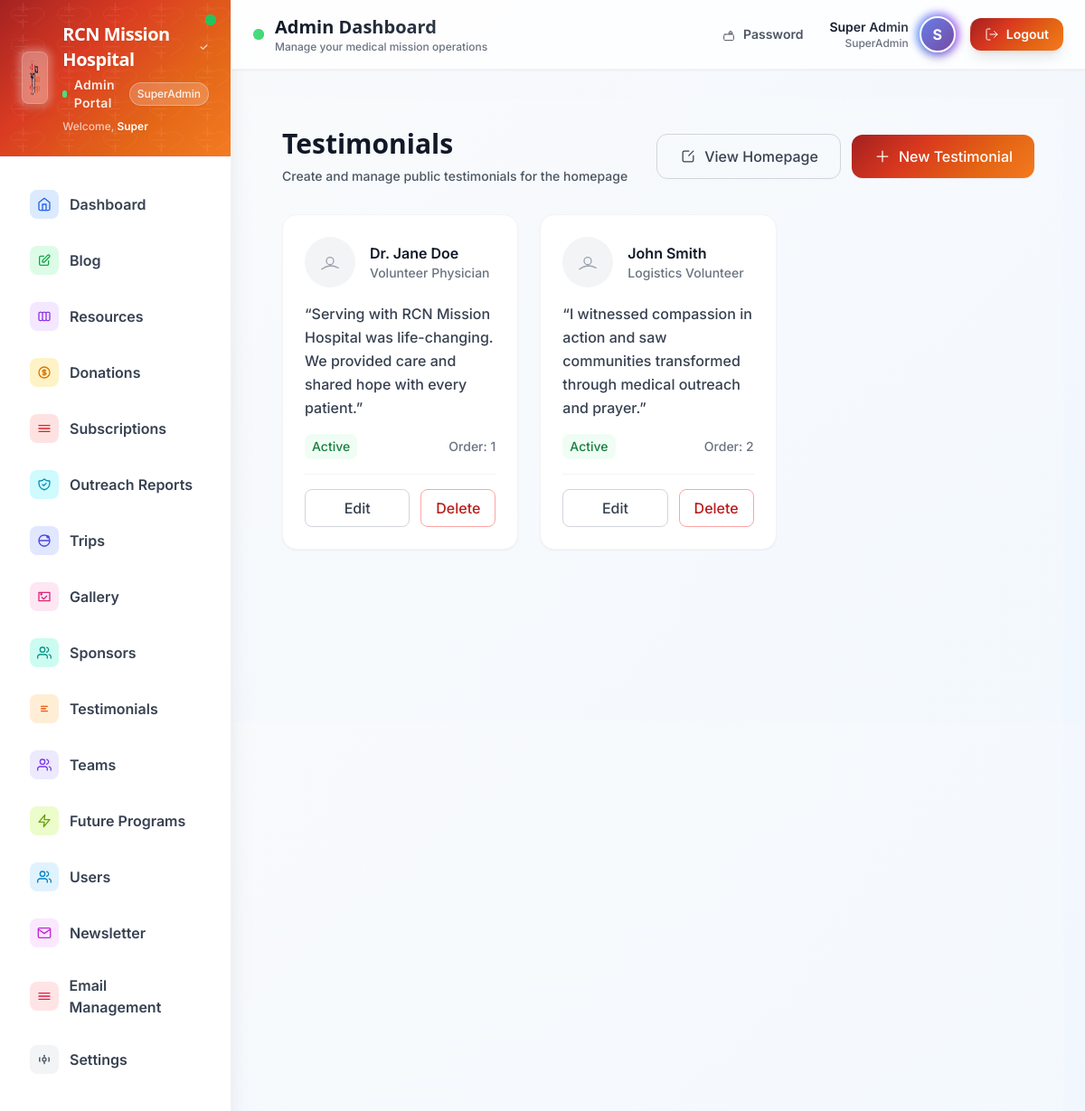
/admin/testimonials.php (signed in), run on the app's committed database.
### tables this page shows
CREATE TABLE IF NOT EXISTS testimonials (
  id INT AUTO_INCREMENT PRIMARY KEY,
  name VARCHAR(120) NOT NULL,
  role VARCHAR(120) DEFAULT NULL,
  message TEXT NOT NULL,
  photo VARCHAR(255) DEFAULT NULL,
  is_active TINYINT(1) NOT NULL DEFAULT 1,
  sort_order INT NOT NULL DEFAULT 0,
  created_at DATETIME NOT NULL DEFAULT CURRENT_TIMESTAMP
);

### config/security.php (called while the page is built, shortened)
<?php
function esc_html(string $str): string {
    return htmlspecialchars($str, ENT_QUOTES, 'UTF-8');
}
function url(string $path): string {
    $base = defined('BASE_PATH') ? BASE_PATH : '/';
    return rtrim($base, '/') . '/' . ltrim($path, '/');
}

### config/db.php (called while the page is built, shortened)
<?php
function db(): PDO {
    static $pdo = null;
    if ($pdo === null) {
        $dsn = 'mysql:host=' . DB_HOST . ';dbname=' . DB_NAME . ';charset=utf8mb4';
        $options = [
            PDO::ATTR_ERRMODE => PDO::ERRMODE_EXCEPTION,
            PDO::ATTR_DEFAULT_FETCH_MODE => PDO::FETCH_ASSOC,
            PDO::ATTR_EMULATE_PREPARES => false,
        ];
        $pdo = new PDO($dsn, DB_USER, DB_PASS, $options);
    }
    return $pdo;
}

### admin/testimonials.php (the view, shortened to what this page needs)
<?php require_once __DIR__ . '/../config/security.php'; ?>
<?php require_once __DIR__ . '/../config/db.php'; ?>
<?php include __DIR__ . '/includes/admin-header.php'; ?>
<?php
$action = $_GET['action'] ?? 'list';
?>
<div class="min-h-screen bg-gray-50/30">
  <div class="max-w-7xl mx-auto px-4 sm:px-6 lg:px-8 py-8">
    <div class="mb-8">
      <div class="flex flex-col sm:flex-row sm:items-center sm:justify-between">
        <div>
          <h1 class="text-3xl font-bold text-gray-900">Testimonials</h1>
          <p class="mt-2 text-sm text-gray-600">Create and manage public testimonials for the homepage</p>
        </div>
        <?php if ($action === 'list'): ?>
          <div class="flex items-center gap-3">
            <a href="<?php echo url(''); ?>" target="_blank"
              class="mt-4 sm:mt-0 inline-flex items-center gap-2 px-6 py-3 rounded-xl border border-gray-300 text-gray-700 font-medium hover:bg-gray-50 transition-all duration-200">
              View Homepage
            </a>
            <a href="<?php echo url('admin/testimonials.php'); ?>?action=create"
              class="mt-4 sm:mt-0 inline-flex items-center gap-2 px-6 py-3 rounded-xl text-white font-medium shadow-sm hover:shadow-md transition-all duration-200"
              style="background: <?php echo RCN_GRADIENT; ?>;">
              <svg class="h-5 w-5" viewBox="0 0 24 24" fill="none" xmlns="http://www.w3.org/2000/svg">
                <path d="M12 5V19M5 12H19" class="icon-stroke" stroke="currentColor" stroke-width="2" stroke-linecap="round" />
              </svg>
              New Testimonial
            </a>
          </div>
        <?php endif; ?>
      </div>
    </div>
    <?php if ($action === 'list'): ?>
      <?php $rows = db()->query('SELECT * FROM testimonials ORDER BY sort_order ASC, id DESC')->fetchAll(); ?>
      <?php if (empty($rows)): ?>
        <div class="bg-white rounded-2xl shadow-sm border border-gray-100 p-12 text-center">
          <svg class="h-16 w-16 mx-auto text-gray-300 mb-4" fill="none" viewBox="0 0 24 24" stroke="currentColor">
            <path stroke-linecap="round" stroke-linejoin="round" stroke-width="1" d="M8 10h.01M12 10h.01M16 10h.01M21 12c0 4.418-4.582 8-10 8S1 16.418 1 12 5.582 4 11 4s10 3.582 10 8z" />
          </svg>
          <h3 class="text-lg font-medium text-gray-900 mb-2">No testimonials yet</h3>
          <p class="text-gray-500 mb-6">Create your first testimonial for the homepage slider.</p>
          <a href="<?php echo url('admin/testimonials.php'); ?>?action=create"
            class="inline-flex items-center gap-2 px-6 py-3 rounded-xl text-white font-medium shadow-sm hover:shadow-md transition-all duration-200"
            style="background: <?php echo RCN_GRADIENT; ?>;">
            <svg class="h-5 w-5" viewBox="0 0 24 24" fill="none" xmlns="http://www.w3.org/2000/svg">
              <path d="M12 5V19M5 12H19" class="icon-stroke" stroke="currentColor" stroke-width="2" stroke-linecap="round" />
            </svg>
            Create First Testimonial
          </a>
        </div>
      <?php else: ?>
        <div class="grid grid-cols-1 md:grid-cols-2 lg:grid-cols-3 gap-6">
          <?php foreach ($rows as $r): ?>
            <div class="bg-white rounded-2xl shadow-sm border border-gray-100 overflow-hidden hover:shadow-md transition-all duration-300">
              <div class="p-6">
                <div class="flex items-center gap-4 mb-4">
                  <div class="h-14 w-14 rounded-full bg-gray-100 overflow-hidden flex items-center justify-center">
                    <?php if (!empty($r['photo'])): ?>
                      <img src="<?php echo esc_attr(BASE_PATH . 'uploads/testimonials/' . $r['photo']); ?>" alt="Photo" class="h-14 w-14 object-cover">
                    <?php else: ?>
                      <svg class="h-8 w-8 text-gray-400" fill="none" viewBox="0 0 24 24" stroke="currentColor">
                        <path stroke-linecap="round" stroke-linejoin="round" stroke-width="1" d="M5.121 17.804A13.937 13.937 0 0112 15c2.497 0 4.847.655 6.879 1.804M15 11a3 3 0 11-6 0 3 3 0 016 0z" />
                      </svg>
                    <?php endif; ?>
                  </div>
                  <div>
                    <div class="font-semibold text-gray-900"><?php echo esc_html($r['name']); ?></div>
                    <div class="text-sm text-gray-500"><?php echo esc_html($r['role'] ?? ''); ?></div>
                  </div>
                </div>
                <p class="text-gray-700 leading-relaxed mb-4">“<?php echo esc_html($r['message']); ?>”</p>
                <div class="flex items-center justify-between text-sm text-gray-500">
                  <span class="inline-flex items-center gap-2 px-2 py-1 rounded-lg <?php echo ($r['is_active'] ? 'bg-green-50 text-green-700' : 'bg-gray-100 text-gray-600'); ?>">
                    <?php echo $r['is_active'] ? 'Active' : 'Hidden'; ?>
                  </span>
                  <span>Order: <?php echo (int)$r['sort_order']; ?></span>
                </div>
                <div class="flex items-center gap-3 pt-4 border-t border-gray-100 mt-4">
                  <a href="<?php echo url('admin/testimonials.php'); ?>?action=edit&id=<?php echo (int)$r['id']; ?>" class="flex-1 inline-flex items-center justify-center gap-2 px-4 py-2 rounded-lg border border-gray-300 text-gray-700 font-medium hover:bg-gray-50 transition-colors duration-200">Edit</a>
                  <form method="post" action="<?php echo url('admin/testimonials.php'); ?>?action=delete" onsubmit="return confirm('Delete this testimonial?')" class="flex-1">
                    <button class="w-full inline-flex items-center justify-center gap-2 px-4 py-2 rounded-lg border border-red-300 text-red-700 font-medium hover:bg-red-50 transition-colors duration-200" type="submit">Delete</button>
                  </form>
                </div>
              </div>
            </div>
          <?php endforeach; ?>
        </div>
      <?php endif; ?>
    <?php endif; ?>
  </div>
</div>
<?php include __DIR__ . '/includes/admin-footer.php'; ?>

### assets/css/custom.css (style rules this page uses)
:root { --midnight: #0A1A3B; --mission_orange: #E36414; --deep_red: #A32020; --flame_red: #D9381E; --warm_orange: #F47A1F; --soft_gray: #F2F2F2; }
body { font-family: "Poppins", system-ui, -apple-system, Segoe UI, Roboto, sans-serif; -webkit-text-size-adjust: 100%; font-weight: 500; }
h1, h2, h3, h4, h5, h6 { font-family: Poppins, system-ui, -apple-system, Segoe UI, Roboto, sans-serif; font-weight: 700; }
html { scroll-behavior: smooth; }
header nav a, header nav button, button, .btn, .btn-primary, .btn-secondary { font-weight: 600; }

### data on the page
testimonials: name "Dr. Jane Doe", role "Volunteer Physician", message "Serving with RCN Mission Hospital was life-changing. We provided care and shared hope with every patient.", is_active "Active", sort_order "1"
testimonials: name "John Smith", role "Logistics Volunteer", message "I witnessed compassion in action and saw communities transformed through medical outreach and prayer.", is_active "Active", sort_order "2"

### other printed values
APP_NAME "RCN Mission Hospital"
$user['role'] "SuperAdmin"
explode(' ', $user['name'] ?? 'User')[0] "Super"
substr($user['name'] ?? 'U', 0, 1) "S"
